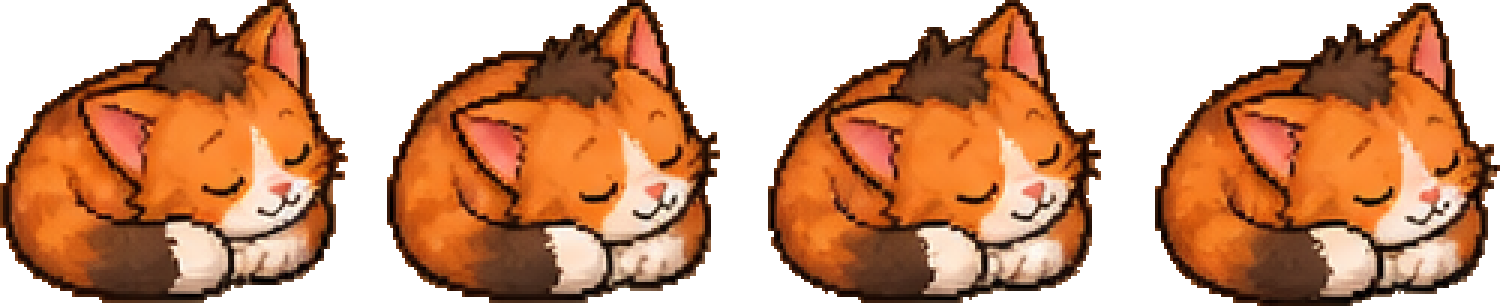
#> input picture code/sources/src-cat-sleep.png, 1500 x 306 px, found by its file name
$ python prepare_pets.py
#> lines starting #> are read from the running program, lines starting #| are printed output that depends on the picture; after the words box and inside, x2 and y2 are one past the last pixel; in counts of white or black regions, pixels touching at a corner belong together
#!/usr/bin/env python3
"""
Нарезка спрайт-листов питомцев на кадры + генерация конфига анимаций.

Главное здесь — ВЫРАВНИВАНИЕ. Если обрезать каждый кадр по своему контенту,
питомец дёргается при смене кадра: поза в каждом кадре разная, и «центр
картинки» гуляет. Поэтому:

  1. Кадры внутри листа режутся по прозрачным колонкам.
  2. Вертикальный диапазон обрезки — ОДИН на весь лист.
  3. Масштаб общий на вид животного, чтобы сидящий пёс не оказался вдруг
     выше идущего.

Скрипт также пишет src/entities/pet/config/animations.generated.ts:
пути в require() должны быть литералами, поэтому конфиг генерируется,
а не собирается в рантайме.

Запуск:  python3 tools/assets/prepare_pets.py
Требует: Pillow (dev-зависимость, в приложение не попадает).
"""

import os
import sys

try:
    from PIL import Image
except ImportError:
    sys.exit('Нужен Pillow: pip3 install Pillow')

# Исходники генератора лежат ВНЕ assets: всё, что в assets,
# попадает в сборку, а 54 МБ входных файлов пользователю не нужны.
SRC_DIR = 'sources'
OUT_DIR = 'assets/pets'
GENERATED = 'src/entities/pet/config/animations.generated.ts'

# Высота кадра ЭТАЛОННОЙ позы после масштабирования. Позы выше эталона
# (хвост трубой) получают heightRatio больше единицы — так и надо.
TARGET_HEIGHT = 220
SCALE_REFERENCE = 'idle'

# Анимации, у которых в кадре нарисовано лишнее рядом с животным
# (клубы запаха, муха, лужица). Оставляем только само животное.
SOLO_SHEETS = {'dirty'}

# Программного притенения «под грязь» здесь НЕТ намеренно.
#
# Оно было, пока грязь на исходных листах рисовалась крапинами: при
# игровом размере (питомец около 60 dp) их не было видно, и грязный
# питомец выглядел чистым. На нынешних листах грязь нарисована крупно —
# пятна на теле, голове и лапах, — и дополнительный фильтр только
# забивал бы оттенки, которые художник уже выбрал.

ALPHA_CUTOFF = 128
COL_ALPHA = 20
MIN_FRAME_WIDTH = 30

# Позы, которые рисуются для взрослого вида (после третьего уровня).
# Все, включая грязь и купание: их питомец проходит каждый день, и
# без взрослых листов подросший зверь в них снова становился бы
# малышом. Набор может собираться постепенно — недостающая поза
# берётся из обычного (animationSetKey), а без покоя, ходьбы и грязи
# взрослый вид не включается вовсе (appearance.ts).
ADULT_POSES = [
    'idle', 'walk', 'dirty', 'bath', 'happy', 'eat', 'sleep', 'ball', 'house',
]

# вид -> {анимация: файл-исходник}
SHEETS = {
    'cat': {
        # Позы у накопленных вещей. Листов может ещё не быть — скрипт
        # такие просто пропускает, а игра подставляет ближайшую позу.
        'sleep': 'src-cat-sleep.png',
        'ball': 'src-cat-ball.png',
        'house': 'src-cat-house.png',
        'eat': 'src-cat-eat.png',
        'happy': 'src-cat-happy.png',
        'walk': 'src-cat-walk.png',
        'idle': 'src-cat-idle.png',
        'dirty': 'src-cat-dirty.png',
        'bath': 'src-cat-bath.png',
    },
    'dog': {
        # Позы у накопленных вещей. Листов может ещё не быть — скрипт
        # такие просто пропускает, а игра подставляет ближайшую позу.
        'sleep': 'src-dog-sleep.png',
        'ball': 'src-dog-ball.png',
        'house': 'src-dog-house.png',
        'happy': 'src-dog-happy.png',
        'play': 'src-dog-play.png',
        'eat': 'src-dog-eat.png',
        'walk': 'src-dog-walk.png',
        'idle': 'src-dog-idle.png',
        'dirty': 'src-dog-dirty.png',
        'bath': 'src-dog-bath.png',
    },
    'pig': {
        # Позы у накопленных вещей. Листов может ещё не быть — скрипт
        # такие просто пропускает, а игра подставляет ближайшую позу.
        'sleep': 'src-pig-sleep.png',
        'ball': 'src-pig-ball.png',
        'house': 'src-pig-house.png',
        'idle': 'src-pig-idle.png',
        'dirty': 'src-pig-dirty.png',
        'bath': 'src-pig-bath.png',
        'walk': 'src-pig-walk.png',
        'play': 'src-pig-play.png',
        'happy': 'src-pig-happy.png',
        'eat': 'src-pig-eat.png',
    },
    'monkey': {
        # Позы у накопленных вещей. Листов может ещё не быть — скрипт
        # такие просто пропускает, а игра подставляет ближайшую позу.
        'sleep': 'src-monkey-sleep.png',
        'ball': 'src-monkey-ball.png',
        'house': 'src-monkey-house.png',
        'play': 'src-monkey-play.png',
        'happy': 'src-monkey-happy.png',
        'walk': 'src-monkey-walk.png',
        'idle': 'src-monkey-idle.png',
        'dirty': 'src-monkey-dirty.png',
        'bath': 'src-monkey-bath.png',
        'eat': 'src-monkey-eat.png',
    },
}


# Взрослые наборы: «cat-adult» и т. д. Листов может ещё не быть —
# скрипт такие пропускает, игра показывает обычный вид.
for _species in list(SHEETS):
    SHEETS[f'{_species}-adult'] = {
        pose: f'src-{_species}-adult-{pose}.png' for pose in ADULT_POSES
    }


def harden_alpha(im):
    r, g, b, a = im.split()
    a = a.point(lambda v: 255 if v >= ALPHA_CUTOFF else 0)
    return Image.merge('RGBA', (r, g, b, a))


def frame_spans(im):
    w, h = im.size
    a = im.split()[3].load()
    spans, start = [], None
    for x in range(w):
        filled = any(a[x, y] > COL_ALPHA for y in range(0, h, 3))
        if filled and start is None:
            start = x
        elif not filled and start is not None:
            if x - start >= MIN_FRAME_WIDTH:
                spans.append((start, x))
            start = None
    if start is not None:
        spans.append((start, w))
    return spans


def keep_largest(im):
    """Оставляет в кадре только самое крупное пятно, не двигая его.

    Нужно для «грязных» листов: над животным нарисованы клубы запаха
    и муха, а под лапами — лужица. Всё это отдельные пятна, и если их
    не убрать, общая высота кадра вырастает, а масштаб вида считается
    по самой высокой позе — питомец стал бы заметно мельче, стоило ему
    испачкаться.
    """
    solo = largest_component(im)
    out = Image.new('RGBA', im.size, (0, 0, 0, 0))
    # largest_component обрезает по bbox; возвращаем пятно на место,
    # иначе поедет общий вертикальный диапазон листа.
    box = im.getbbox()
    if box is None:
        return out
    # Ищем, куда вставить: по столбцу и строке первого непрозрачного
    # пикселя самого крупного пятна в исходном кадре.
    mask = largest_component_mask(im)
    if not mask:
        return out
    left = min(x for x, _ in mask)
    top = min(y for _, y in mask)
    out.paste(solo, (left, top))
    return out


def largest_component_mask(im):
    """Координаты пикселей самого крупного связного пятна."""
    from collections import deque

    w, h = im.size
    px = im.load()
    seen = [[False] * w for _ in range(h)]
    best = []
    for sy in range(h):
        for sx in range(w):
            if seen[sy][sx] or px[sx, sy][3] == 0:
                continue
            queue = deque([(sx, sy)])
            seen[sy][sx] = True
            cells = []
            while queue:
                x, y = queue.popleft()
                cells.append((x, y))
                for dx, dy in ((1, 0), (-1, 0), (0, 1), (0, -1)):
                    nx, ny = x + dx, y + dy
                    if 0 <= nx < w and 0 <= ny < h and not seen[ny][nx] and px[nx, ny][3] > 0:
                        seen[ny][nx] = True
                        queue.append((nx, ny))
            if len(cells) > len(best):
                best = cells
    return best


def slice_sheet(path, solo=False):
    """Кадры листа, обрезанные по общему вертикальному диапазону."""
    sheet = harden_alpha(Image.open(path).convert('RGBA'))
    frames = [sheet.crop((s, 0, e, sheet.height)) for s, e in frame_spans(sheet)]
    if solo:
        frames = [keep_largest(f) for f in frames]
    boxes = [f.getbbox() for f in frames if f.getbbox()]
    top = min(b[1] for b in boxes)
    bottom = max(b[3] for b in boxes)
    out = []
    for f in frames:
        fb = f.getbbox()
        out.append(f.crop((fb[0], top, fb[2], bottom)))
    return out


# Где в кадре еды лежит миска. У кота и обезьянки она касается животного,
# и связностью её не отделить — область задана вручную по кадру 0.
BOWL_RECTS = {
    'cat': (160, 140, 224, 190),
    'dog': (173, 141, 263, 194),
    'pig': (158, 127, 242, 187),
    'monkey': (170, 140, 237, 202),
}


def largest_component(im):
    """Оставляет только самую крупную связную область.

    В вырезку миски попадает край лапы животного. Отдельным пятном она
    отсекается сама, без ручной подгонки границ.
    """
    from collections import deque

    w, h = im.size
    px = im.load()
    seen = [[False] * w for _ in range(h)]
    best = []
    for sy in range(h):
        for sx in range(w):
            if seen[sy][sx] or px[sx, sy][3] == 0:
                continue
            queue = deque([(sx, sy)])
            seen[sy][sx] = True
            cells = []
            while queue:
                x, y = queue.popleft()
                cells.append((x, y))
                for dx, dy in ((1, 0), (-1, 0), (0, 1), (0, -1)):
                    nx, ny = x + dx, y + dy
                    if 0 <= nx < w and 0 <= ny < h and not seen[ny][nx] and px[nx, ny][3] > 0:
                        seen[ny][nx] = True
                        queue.append((nx, ny))
            if len(cells) > len(best):
                best = cells

    out = Image.new('RGBA', im.size, (0, 0, 0, 0))
    op = out.load()
    for x, y in best:
        op[x, y] = px[x, y]
    box = out.getbbox()
    return out.crop(box) if box else out


def extract_bowl(species, ratio):
    """Вырезает миску из кадра еды — ту самую, что видна в анимации."""
    rect = BOWL_RECTS.get(species)
    if not rect:
        return None
    src = Image.open(os.path.join(OUT_DIR, f'{species}-eat-0.png')).convert('RGBA')
    bowl = largest_component(src.crop(rect))
    name = f'{species}-bowl.png'
    bowl.save(os.path.join(OUT_DIR, name), optimize=True)
    return {'file': name, 'width': bowl.width, 'height': bowl.height}


def main():
    os.makedirs(OUT_DIR, exist_ok=True)
    data = {}
    bowls = {}

    for species, sheets in SHEETS.items():
        prepared = {}
        for anim, src in sheets.items():
            path = os.path.join(SRC_DIR, src)
            if not os.path.exists(path):
                print(f'нет исходника: {src} ({species}/{anim})')
                continue
            prepared[anim] = slice_sheet(path, solo=anim in SOLO_SHEETS)
#> in harden_alpha, `r, g, b, a = im.split()`:
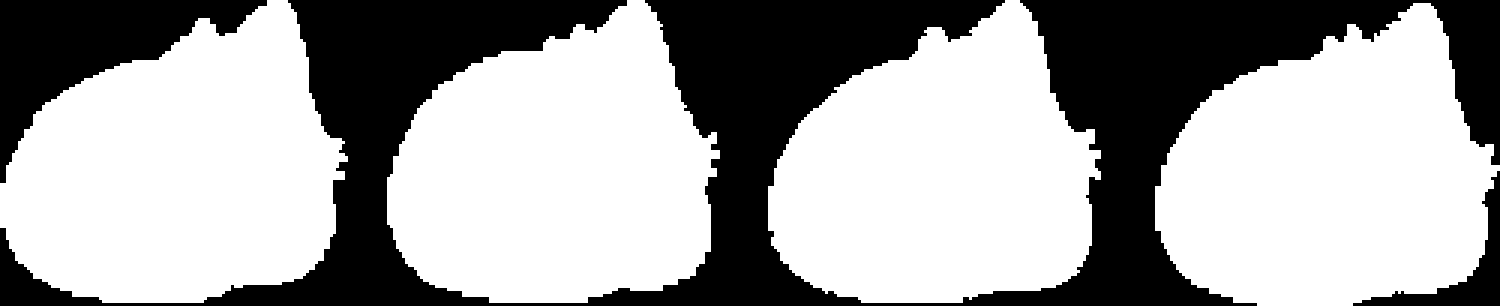
#> a: PIL image 1500x306 L; 64.1% white; 3 black regions, box (x1, y1, x2, y2) and area: (0, 0, 1500, 306) 142812, (0, 0, 267, 183) 17946, (1353, 171, 1500, 306) 3906
#> in harden_alpha, returned value is the input picture: PIL image 1500x306 RGBA; mean R, G, B, A 154.3, 86, 44.3, 163.5
#> the loop in frame_spans, `for x in range(w):` made 1500 passes
#> filled on passes 1 to 12: True, True, True, True, True, True, True, True, True, True, True, True
#> after the loop in frame_spans, `for x in range(w):`: spans = [(0, 348), (387, 720), (768, 1101)]; start = 1155
#> in slice_sheet, `frames = [sheet.crop((s, 0, e, sheet.height)) for s, e in frame_spans(..`: frames = 4 items
#> in slice_sheet, `boxes = [f.getbbox() for f in frames if f.getbbox()]`: boxes = [(0, 0, 348, 303), (0, 0, 333, 303), (0, 0, 333, 303), (0, 3, 345, 306)]
#> in slice_sheet, `top = min(b[1] for b in boxes)`: top = 0
#> in slice_sheet, `bottom = max(b[3] for b in boxes)`: bottom = 306
#> the loop in slice_sheet, `for f in frames:` made 4 passes
#> after the loop in slice_sheet, `for f in frames:`: out = 4 items
        if not prepared:
            continue

        # Масштаб общий на вид: относительные размеры поз сохраняются.
        #
        # Меряем по ПОКОЮ, а не по самой высокой позе. Раньше мерили по
        # самой высокой — и любая новая поза с задранным хвостом делала
        # питомца мельче во всех остальных сценах: масштаб вида в игре
        # привязан к эталону, и эталон уезжал. Поза покоя есть у всех
        # видов и не меняется, поэтому мера стабильная.
        base = prepared.get(SCALE_REFERENCE) or next(iter(prepared.values()))
        ratio = TARGET_HEIGHT / max(f.height for f in base)

        data[species] = {}
        for anim, frames in prepared.items():
            saved = []
            for i, f in enumerate(frames):
                w = max(1, round(f.width * ratio))
                h = max(1, round(f.height * ratio))
                out = harden_alpha(f.resize((w, h), Image.LANCZOS))
                name = f'{species}-{anim}-{i}.png'
                out.save(os.path.join(OUT_DIR, name), optimize=True)
                saved.append(name)
            fw = round(frames[0].width * ratio)
            fh = round(frames[0].height * ratio)
            data[species][anim] = {
                'files': saved,
                'width': fw,
                'height': fh,
                # Доля от самой высокой позы вида: сидящий пёс ниже идущего,
                # и на экране это должно быть видно.
                'heightRatio': round(fh / TARGET_HEIGHT, 4),
            }
            print(f'{species}/{anim}: {len(saved)} кадров {fw}x{fh}')

        bowl = extract_bowl(species, ratio)
        if bowl:
            bowls[species] = bowl
            print(f"{species}/bowl: {bowl['width']}x{bowl['height']}")

    write_generated(with_color_variants(data), bowls)


# Окрасы из prepare_colors.py. Ключ реестра — «вид--окрас»,
# чтобы require() остался литералом.
COLOR_SUFFIXES = ['black', 'brown']


def with_color_variants(data):
    """Добавляет в реестр перекрашенные наборы кадров.

    Файлы уже созданы prepare_colors.py; здесь мы только прописываем
    на них ссылки, потому что пути в require() обязаны быть литералами.
    """
    extended = dict(data)
    for species, anims in data.items():
        for suffix in COLOR_SUFFIXES:
            key = f'{species}--{suffix}'
            extended[key] = {
                name: {
                    **spec,
                    'files': [f.replace('.png', f'--{suffix}.png') for f in spec['files']],
                }
                for name, spec in anims.items()
            }
    return extended


def write_generated(data, bowls):
    lines = [
        '// СГЕНЕРИРОВАНО tools/assets/prepare_pets.py — не редактировать руками.',
        '// Пути в require() обязаны быть литералами, поэтому конфиг генерируется.',
        "import type {ImageSourcePropType} from 'react-native';",
        '',
        'export type GeneratedAnimation = {',
        '  frames: ImageSourcePropType[];',
        '  width: number;',
        '  height: number;',
        '  /** Доля от самой высокой позы вида. */',
        '  heightRatio: number;',
        '};',
        '',
        'export const GENERATED_ANIMATIONS: Record<',
        '  string,',
        '  Record<string, GeneratedAnimation>',
        '> = {',
    ]
    for species, anims in data.items():
        # Ключ «вид--окрас» содержит дефисы, поэтому всегда в кавычках.
        lines.append(f"  '{species}': {{")
        for anim, spec in anims.items():
            lines.append(f'    {anim}: {{')
            lines.append('      frames: [')
            for f in spec['files']:
                lines.append(f"        require('../../../../assets/pets/{f}'),")
            lines.append('      ],')
            lines.append(f"      width: {spec['width']},")
            lines.append(f"      height: {spec['height']},")
            lines.append(f"      heightRatio: {spec['heightRatio']},")
            lines.append('    },')
        lines.append('  },')
    lines.append('};')
    lines.append('')
    lines.append('/** Миска, вырезанная из кадра еды: та же, что в анимации. */')
    lines.append('export const GENERATED_BOWLS: Record<')
    lines.append('  string,')
    lines.append('  {source: ImageSourcePropType; width: number; height: number}')
    lines.append('> = {')
    for species, b in bowls.items():
        # Ключ «вид--окрас» содержит дефисы, поэтому всегда в кавычках.
        lines.append(f"  '{species}': {{")
        lines.append(f"    source: require('../../../../assets/pets/{b['file']}'),")
        lines.append(f"    width: {b['width']},")
        lines.append(f"    height: {b['height']},")
        lines.append('  },')
    lines.append('};')
    lines.append('')

    os.makedirs(os.path.dirname(GENERATED), exist_ok=True)
    with open(GENERATED, 'w') as fh:
        fh.write('\n'.join(lines))
    print(f'записан {GENERATED}')


if __name__ == '__main__':
    main()
#> in main, `ratio = TARGET_HEIGHT / max(f.height for f in base)`: ratio = 0.719
#> the loop in main, `for anim, frames in prepared.items():` made 6 passes
#> (anim, fw, fh) on passes 1 to 6: ('sleep', 250, 220), ('ball', 248, 347), ('house', 317, 265), ('eat', 348, 295), ('happy', 344, 320), ('walk', 339, 309)
#| cat/sleep: 4 кадров 250x220
#| cat/ball: 4 кадров 248x347
#| cat/house: 4 кадров 317x265
#| cat/eat: 4 кадров 348x295
#| cat/happy: 4 кадров 344x320
#| cat/walk: 4 кадров 339x309
#> pass 1, in harden_alpha (call 7), `r, g, b, a = im.split()`:
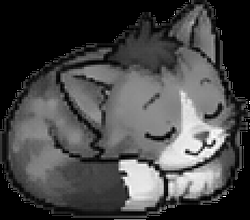
#> g: PIL image 250x220 L; min 0, max 255, mean 70.4
#> pass 1, in harden_alpha (call 7), `r, g, b, a = im.split()`:
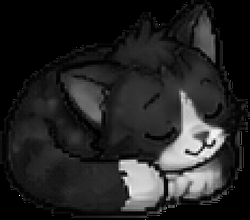
#> b: PIL image 250x220 L; min 0, max 255, mean 36.8
#> pass 1, in harden_alpha (call 7), `r, g, b, a = im.split()`:
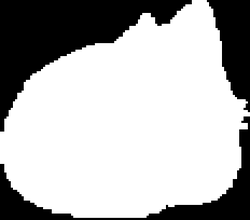
#> a: PIL image 250x220 L; min 0, max 255, mean 179.1
#> after the loop in main, `for anim, frames in prepared.items():`:
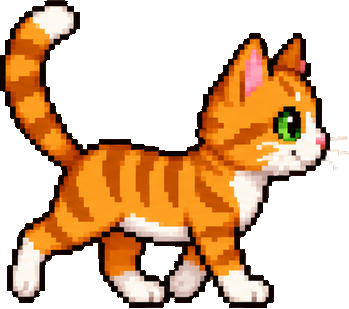
#> out: PIL image 349x309 RGBA; mean R, G, B, A 91.6, 57.8, 26.8, 123.1; transparent parts drawn white
#> after the loop in main, `for anim, frames in prepared.items():`: data = 1 item
#> in extract_bowl, `src = Image.open(os.path.join(OUT_DIR, f'{species}-eat-0.png')).conver..`:
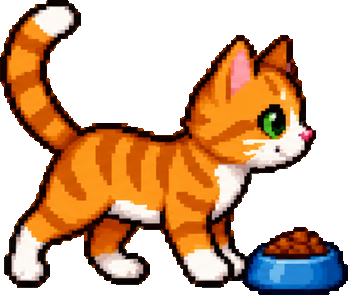
#> src: PIL image 348x295 RGBA; mean R, G, B, A 89.6, 56, 28.7, 133.7; transparent parts drawn white
#> in largest_component, `out = Image.new('RGBA', im.size, (0, 0, 0, 0))`: out: PIL image 64x50 RGBA; every value is 0
#> in largest_component, `box = out.getbbox()`: box = (0, 0, 64, 50)
#> in largest_component, `return out.crop(box) if box else out`:
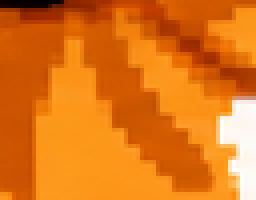
#> returned value: PIL image 64x50 RGBA (shown 4 times larger); mean R, G, B, A 223.5, 118.3, 24.2, 255
#> in main, `bowl = extract_bowl(species, ratio)`: bowl = {'file': 'cat-bowl.png', 'width': 64, 'height': 50}
#| cat/bowl: 64x50
#> in with_color_variants, `extended = dict(data)`: extended = 2 items
#> the loop in with_color_variants, `for species, anims in data.items():` made 2 passes
#> after the loop in with_color_variants, `for species, anims in data.items():`: extended = 6 items
#> the loop in write_generated, `for species, anims in data.items():` made 6 passes
#> after the loop in write_generated, `for species, anims in data.items():`: lines = 298 items
#> the loop in write_generated, `for species, b in bowls.items():` made 1 pass
#> (species, b) on pass 1: ('cat', {'file': 'cat-bowl.png', 'width': 64, 'height': 50})
#> after the loop in write_generated, `for species, b in bowls.items():`: lines = 310 items
